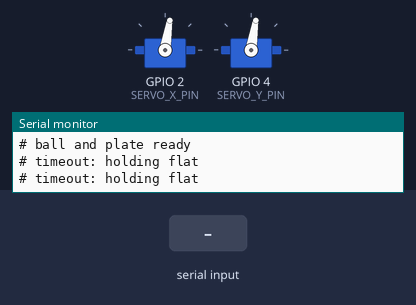
A sketch run on a simulated ESP32. Shown: 2 × servo, the last lines printed to the serial monitor. The test bench sets the inputs (shaded band).

Above: at 1.2 s.
1.3 s: "pos 90 45\n" received over Serial
At 1.7 s:
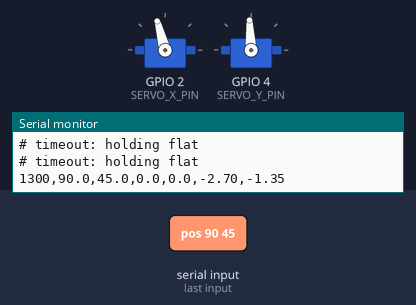
3.3 s: "pos none\n" received over Serial
Timing chart, 0 to 6.3 s (numbered marks = the images above; inputs shaded):
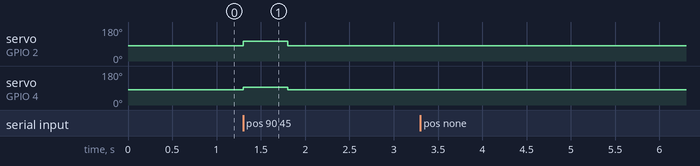

The sketch:

esp.ino
```cpp
// esp.ino - Ball and Plate, ESP32 side.
//
// One "pos x y" line from the laptop = one control step:
//   PID per axis -> plate tilt -> servo pulse -> one data line back.
//
// Commands (115200 baud, one line each):
//   pos 12.5 -3.0    ball position in mm, every camera frame
//   pos none         the ball is not visible
//
// Files: esp.ino (settings + loop), pid.ino (PID maths),
// plate.ino (servo pulse), pid.h (the PID type).
// Needs the ESP32Servo library from Library Manager.

#include <ESP32Servo.h>
#include "pid.h"

// ---------- Servo hardware (same block in esp.ino, esptest.ino, espreset.ino) ----------

const int SERVO_X_PIN = 2;
const int SERVO_Y_PIN = 4;

// The servo's own pulse scale (its full travel). Only for attach(); the limits
// below are ours and narrower.
const int SERVO_US_MIN = 500;
const int SERVO_US_MAX = 2500;

// Pulse width (microseconds) that makes the plate level on this rig, per axis.
const int PULSE_CENTER_X = 1400;
const int PULSE_CENTER_Y = 1400;

// Never send a pulse outside these, so the plate does not hit its stops.
const int PULSE_MIN = 1150;
const int PULSE_MAX = 1950;

// Microseconds of pulse per degree of plate tilt. With PULSE_CENTER = 1400,
// PULSE_MIN = 1150, PULSE_MAX = 1950 and PULSE_PER_DEG = 100.0, the physical
// tilt range is -5.5 deg (1950 us) to +2.5 deg (1150 us):
//
//   pulse_us = constrain(round(PULSE_CENTER + SERVO_DIR * tilt_deg * PULSE_PER_DEG),
//                        PULSE_MIN, PULSE_MAX)
const float PULSE_PER_DEG = 100.0f;

// +1 = positive tilt pushes the ball towards +x / +y. -1 flips the direction.
const int SERVO_DIR_X = -1;
const int SERVO_DIR_Y = -1;

// ---------- Controller ----------

// PID gains. KP is degrees of tilt per mm of error, KD damps the ball speed.
const float KP = 0.03f;
const float KI = 0.01f;
const float KD = 0.03f;

// Target: the centre of the plate, in mm.
const float SP_X = 0.0f;
const float SP_Y = 0.0f;

// No "pos" line for this long -> the laptop stopped, so level the plate.
const unsigned long SERIAL_TIMEOUT_MS = 500;

Servo servoX;
Servo servoY;
PID pid;

unsigned long lastSerialMs = 0;   // time of the last command from the laptop
unsigned long lastControlMs = 0;  // 0 = no previous control step (after hold)

// Declared here so the reader sees the whole flow before the definitions.
void handleCommand(String line);
void controlStep(float x, float y);
void hold();
void moveServos(float tiltX, float tiltY);
void setTiltLimits();

void setup() {
  Serial.begin(115200);
  Serial.setTimeout(5);  // readStringUntil waits at most 5 ms for a full line

  // Gains first, then clear the state, then let the pulse window set the limits.
  pid.x.kp = KP;
  pid.x.ki = KI;
  pid.x.kd = KD;
  pid.y.kp = KP;
  pid.y.ki = KI;
  pid.y.kd = KD;
  resetPID(pid);
  setTiltLimits();

  // One timer per servo, 50 Hz, 16-bit pulse resolution.
  ESP32PWM::allocateTimer(0);
  ESP32PWM::allocateTimer(1);
  servoX.setPeriodHertz(50);
  servoY.setPeriodHertz(50);
  servoX.attach(SERVO_X_PIN, SERVO_US_MIN, SERVO_US_MAX);
  servoY.attach(SERVO_Y_PIN, SERVO_US_MIN, SERVO_US_MAX);
  // 16-bit = 0.3 us steps. The 10-bit default rounds small PID corrections
  // away. Must come after attach(), because attach() resets the timer width.
  servoX.setTimerWidth(16);
  servoY.setTimerWidth(16);

  hold();
  lastSerialMs = millis();
  Serial.println("# ball and plate ready");
}

void loop() {
  // Safety: the laptop went quiet -> level the plate and forget the old state.
  if (millis() - lastSerialMs > SERIAL_TIMEOUT_MS) {
    hold();
    Serial.println("# timeout: holding flat");
    lastSerialMs = millis();
  }

  if (Serial.available()) {
    handleCommand(Serial.readStringUntil('\n'));
  }
}

// Only two commands exist: a position, or "none" when the camera lost the ball.
void handleCommand(String line) {
  line.trim();
  lastSerialMs = millis();  // any line means the laptop is alive

  if (line == "pos none") {
    hold();
    Serial.println("# no ball");
    return;
  }

  float x, y;
  if (sscanf(line.c_str(), "pos %f %f", &x, &y) == 2) {
    controlStep(x, y);
  }
}

// One control step: new ball position in, one CSV line out.
void controlStep(float x, float y) {
  unsigned long now = millis();

  // dt is seconds since the previous accepted frame. After hold() it is 0, so
  // the first frame back uses P only: no fake speed and no integral jump.
  float dt = 0.0f;
  if (lastControlMs != 0) {
    dt = (now - lastControlMs) / 1000.0f;
  }
  lastControlMs = now;

  float ux = axisStep(pid.x, SP_X, x, dt);  // plate tilt in degrees
  float uy = axisStep(pid.y, SP_Y, y, dt);
  moveServos(ux, uy);

  // t_ms,x_mm,y_mm,sp_x_mm,sp_y_mm,u_x_deg,u_y_deg
  Serial.printf("%lu,%.1f,%.1f,%.1f,%.1f,%.2f,%.2f\n", now, x, y, SP_X, SP_Y, ux, uy);
}

// Plate flat and controller state cleared. Used at boot, on "pos none" and on
// the serial timeout, so a dropout can never leak old speed or integral into
// the first frame after the ball comes back.
void hold() {
  moveServos(0.0f, 0.0f);
  resetPID(pid);
  lastControlMs = 0;
}
```

pid.h
```cpp
// pid.h - the two-axis PID type, shared by esp.ino, pid.ino and plate.ino.
//
// It lives in a header because esp.ino creates the PID object at the top of
// the file, so the type has to be known before pid.ino is reached.

#pragma once

// All the memory one axis's PID needs.
struct Axis {
  float kp;        // degrees of tilt per mm of error
  float ki;        // degrees per (mm * second)
  float kd;        // degrees per (mm / second) of ball speed
  float integral;  // running sum of error * dt, in mm * second
  float prevPos;   // previous ball position in mm (NAN = no previous frame)
  float tiltMin;   // lowest tilt the pulse window allows, in degrees
  float tiltMax;   // highest tilt the pulse window allows, in degrees
};

// Both axes of the plate.
struct PID {
  Axis x;
  Axis y;
};

void resetPID(PID &p);
float axisStep(Axis &a, float setpoint, float pos, float dt);
```

pid.ino
```cpp
// pid.ino - the PID maths for one axis. Same code for X and Y.
//
//   error    = setpoint - position          (mm)
//   speed    = how fast the ball moved      (mm/s)
//   tilt (u) = kp*error + ki*integral - kd*speed   (degrees)
//
// The result is a plate tilt, limited to the range the servo pulse window
// allows (tiltMin..tiltMax, set by setTiltLimits() in plate.ino).

#include "pid.h"

// Clear both axes. Called at boot and whenever the ball is lost, so a dropout
// never leaves old speed or integral behind.
void resetPID(PID &p) {
  p.x.integral = 0.0f;
  p.x.prevPos = NAN;
  p.y.integral = 0.0f;
  p.y.prevPos = NAN;
}

// One PID step for one axis. pos and setpoint are mm, dt is seconds, and the
// returned tilt is degrees.
float axisStep(Axis &a, float setpoint, float pos, float dt) {
  float error = setpoint - pos;  // mm

  // Trust dt only for a normal camera frame (<= 200 ms). After a dropout the
  // gap is long, so skip the speed and the integral for that one frame.
  bool fresh = !isnan(a.prevPos) && dt > 0.0f && dt <= 0.2f;
  float speed = fresh ? (pos - a.prevPos) / dt : 0.0f;  // mm/s
  a.prevPos = pos;

  // No integral action when KI is zero, so the sum cannot creep.
  float nextIntegral = a.integral;
  if (a.ki == 0.0f) {
    a.integral = 0.0f;
  } else if (fresh) {
    nextIntegral = a.integral + error * dt;
  }

  float u = a.kp * error + a.ki * nextIntegral - a.kd * speed;  // degrees

  // Anti-windup: keep the integral only while the output is inside its window.
  if (a.ki != 0.0f && fresh && u >= a.tiltMin && u <= a.tiltMax) {
    a.integral = nextIntegral;
  }

  return constrain(u, a.tiltMin, a.tiltMax);
}
```

plate.ino
```cpp
// plate.ino - turn a plate tilt (degrees) into a servo pulse (microseconds).
//
//   pulse_us = constrain(round(PULSE_CENTER + SERVO_DIR * tilt_deg * PULSE_PER_DEG),
//                        PULSE_MIN, PULSE_MAX)
//
// PULSE_PER_DEG = 100 us/deg, so one microsecond is 0.01 degree of plate.
// All the numbers live in esp.ino.

// Pulse for one axis: centre + direction * pulse-per-degree * tilt.
int tiltToPulse(float tilt, int center, int direction) {
  float pulse = center + direction * PULSE_PER_DEG * tilt;
  return round(constrain(pulse, PULSE_MIN, PULSE_MAX));
}

// Move both servos to a plate tilt in degrees (0, 0 = level).
void moveServos(float tiltX, float tiltY) {
  servoX.writeMicroseconds(tiltToPulse(tiltX, PULSE_CENTER_X, SERVO_DIR_X));
  servoY.writeMicroseconds(tiltToPulse(tiltY, PULSE_CENTER_Y, SERVO_DIR_Y));
}

// The tilt range that stays inside PULSE_MIN..PULSE_MAX. The centre is not in
// the middle of that window, so the range is asymmetric: with centre 1400 us,
// window 1150..1950 us, PULSE_PER_DEG = 100 and direction -1, it is
// -5.5 deg (1950 us) to +2.5 deg (1150 us).
void setTiltLimits() {
  float ax = (PULSE_MIN - PULSE_CENTER_X) / (SERVO_DIR_X * PULSE_PER_DEG);
  float bx = (PULSE_MAX - PULSE_CENTER_X) / (SERVO_DIR_X * PULSE_PER_DEG);
  pid.x.tiltMin = min(ax, bx);
  pid.x.tiltMax = max(ax, bx);

  float ay = (PULSE_MIN - PULSE_CENTER_Y) / (SERVO_DIR_Y * PULSE_PER_DEG);
  float by = (PULSE_MAX - PULSE_CENTER_Y) / (SERVO_DIR_Y * PULSE_PER_DEG);
  pid.y.tiltMin = min(ay, by);
  pid.y.tiltMax = max(ay, by);
}
```

Measured:
- after the input at 1.3 s, servo on GPIO 2 (SERVO_X_PIN): 81° → 105° at once, → 81° 0.50 s later; servo on GPIO 4 (SERVO_Y_PIN): 81° → 93° at once, → 81° 0.50 s later
